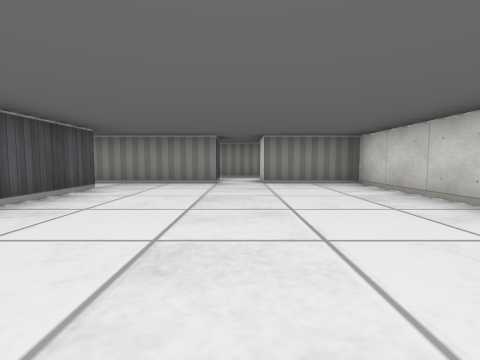
view 1 (above)

12 first-person views from a walk through a cub3D level. The camera is about half as high as the walls, tilts 4° down and sees 85° across. The floor is counted in squares. Each view is taken from the middle of a square. On the plan, view 1 faces up. The plan holds only what a view shows up to about 9 squares ahead; the rest is blank.

view 2
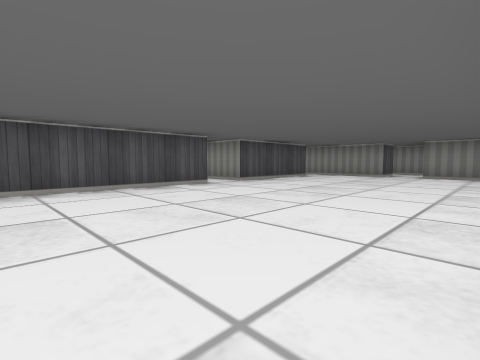

view 3
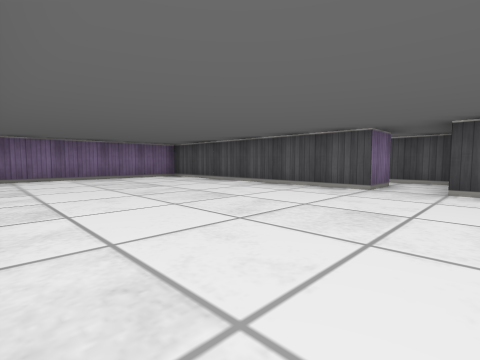

view 4
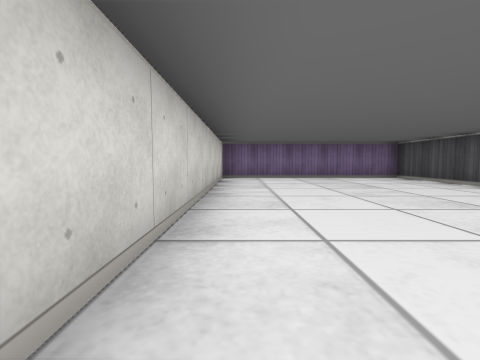

view 5
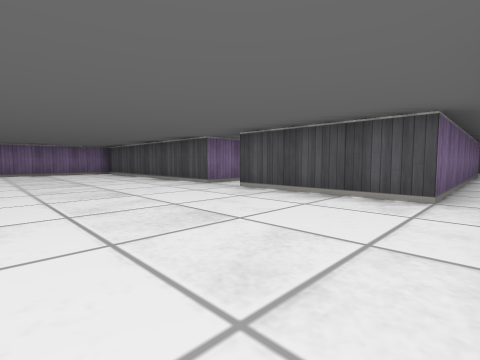

view 6
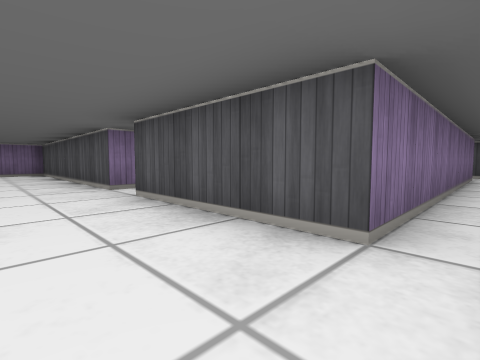

view 7
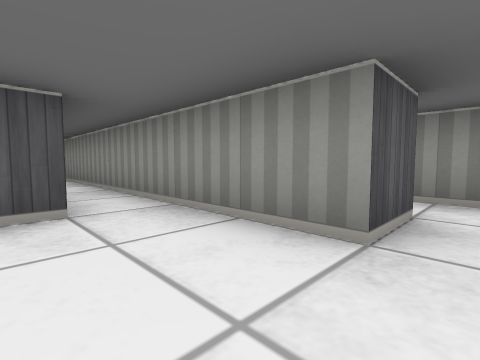

view 8
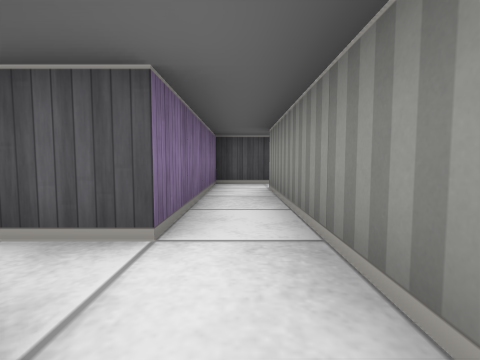

view 9
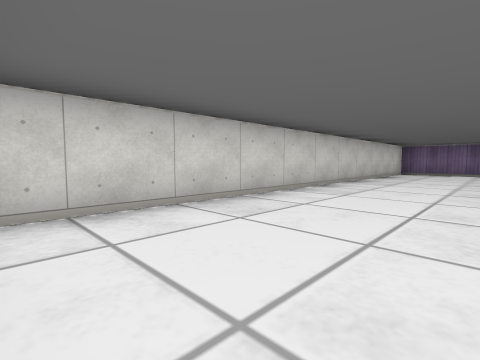

view 10
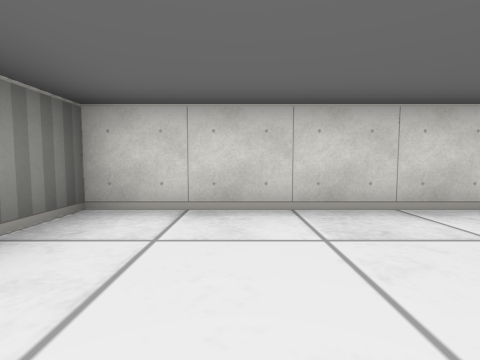

view 11
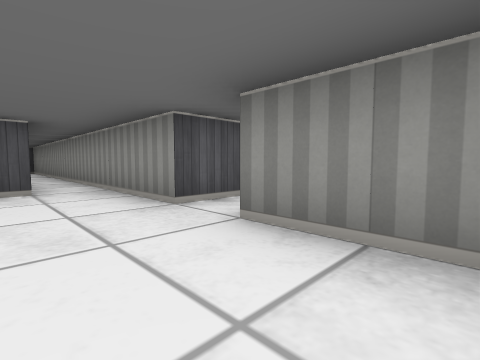

view 12
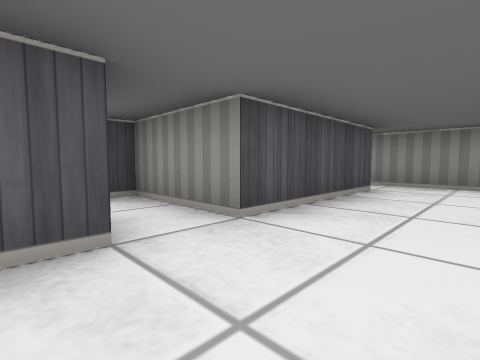

### Floor plan
Key: @ floor where view 1 was taken; # wall or solid block; . floor.
Columns run from 11 left of view 1 to 3 right of it. Each row starts with its distance up from view 1.
  8       # #####
  7       #......
  6   #########.###
  5 #.............#
  4 # #######.....#
  3         #.....#
  2       ###.....#
  1       #.......#
  0       #.#..@..#
 -1         #.....#
 -2         #.....#
 -3         #.....#
 -4         #.....#
 -5         #.....#
 -6         #######

Positions as (right, up) in squares from view 1, and headings:
1: (0, 0), facing up
2: (2, -3), facing up-left
3: (2, 2), facing down-left
4: (2, 2), facing down
5: (1, 5), facing down-left
6: (-1, 5), facing down-left
7: (0, 4), facing up-left
8: (1, 7), facing left
9: (0, 5), facing down-right
10: (0, 4), facing right
11: (2, 4), facing up-left
12: (-1, 0), facing up-left
